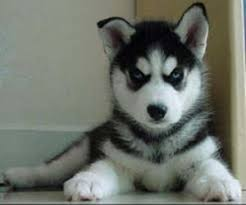
#> input picture testcode/test.jpeg, 246 x 205 px, found by its file name
$ python testcode.py
#> lines starting #> are read from the running program, lines starting #| are printed output that depends on the picture; long printed decimals are rounded
#> further down, img is the input picture: shape (205, 246, 3); mean R, G, B 110.1, 115, 106

import skimage.io
import skimage.segmentation
import skimage.util
import numpy
import os


def _generate_segments(im_orig, scale, sigma, min_size):
    """
        segment smallest regions by the algorithm of Felzenswalb and
        Huttenlocher
    """
#> called with scale = 1, sigma = 0.8, min_size = 50

    # print("IMAGE SHAPE")
    print("IMAGE SHAPE")
    print(im_orig.shape) # the shape is a tuple
#| (205, 246, 3)
    # the result is (205, 246, 3) corresponding to the width*length*depth depth is a 3-dimension vector

    print("IMAGE AS FLOAT")
    # print(skimage.util.img_as_float(im_orig))
    x = skimage.util.img_as_float(im_orig)

    print("THE LENGTH OF IM_ORIG IS %i" %len(x))
#| THE LENGTH OF IM_ORIG IS 205
    # we got 205

    print("THE WIDTH OF IM_ORIG IS %i" %len(x[0]))
#| THE WIDTH OF IM_ORIG IS 246
    # we got 46

    print("THE SIZE OF EACH ELEMENT IN IM_ORIG IS %i" %len(x[0][0]))
#| THE SIZE OF EACH ELEMENT IN IM_ORIG IS 3
    # we got 3

    print("each element is")
    print(x[0][0])
#| [0.5373  0.5608 0.5216]
    # open the Image

    # lista = [1,2,3,4,5]
    # print(lista[:2])
    # the result is [1,2], which means the lista[0], lista[1] are selected

    im_mask = skimage.segmentation.felzenszwalb(
        skimage.util.img_as_float(im_orig), scale=scale, sigma=sigma,
        min_size=min_size)
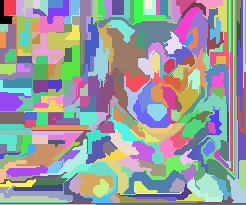
#> im_mask: shape (205, 246) int64; 258 distinct labels, from 0 to 257; one colour per label, 0 black
        #  this method offered each pixels a labels marking its segmentation in the picture

    print(im_orig[0,0,:])
#| [137 143 133]
    # the result is [137 143 133]

    # merge mask channel to the image as a 4th channel
    im_orig = numpy.append(
        im_orig, numpy.zeros(im_orig.shape[:2])[:, :, numpy.newaxis], axis=2)
        # start from the shape[2], which means here it get the length and width of the original picture
    print(im_orig[0,0,:])
#| [137. 143. 133.   0.]
    # the result is [137. 143. 133.   0.] the original vector is [137,143,133] and the fourth layer is added here
    im_orig[:, :, 3] = im_mask
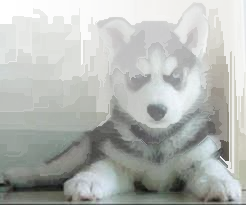
#> im_orig: shape (205, 246, 4) float64; mean R, G, B, A 110.1, 115, 106, 130.2; transparent parts drawn white

    return im_orig

# filename = os.path.join(skimage.data_dir, 'test.jpeg')
img = skimage.io.imread("/Users/cesare/python/selectivesearch/testcode/test.jpeg")
_generate_segments(img,scale = 1.0, sigma = 0.8, min_size = 50)
